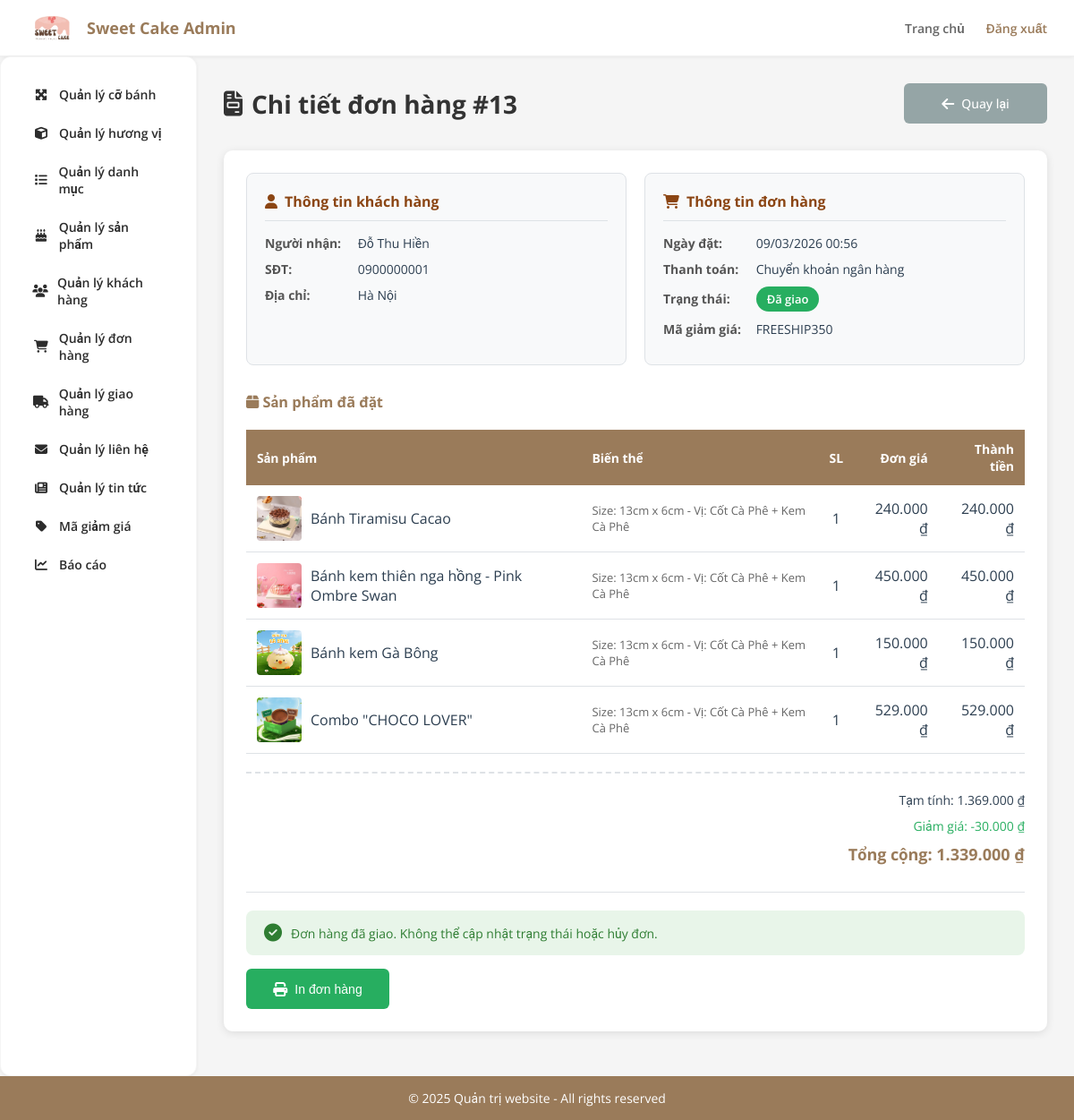
The app's page /admin/admin_dashboard.php?page=order_detail&id=13 (signed in) with its own data.
### tables this page shows
CREATE TABLE `orders` (
  `id` int(11) NOT NULL,
  `user_id` int(11) DEFAULT NULL,
  `full_name` varchar(255) NOT NULL,
  `phone` varchar(20) NOT NULL,
  `address` text NOT NULL,
  `note` text DEFAULT NULL,
  `total_amount` decimal(10,2) NOT NULL,
  `promo_code` varchar(50) DEFAULT NULL,
  `discount_amount` decimal(10,2) DEFAULT 0.00,
  `status` varchar(50) DEFAULT 'pending',
  `payment_method` varchar(50) NOT NULL,
  `created_at` timestamp NOT NULL DEFAULT current_timestamp()
);

CREATE TABLE `order_items` (
  `id` int(11) NOT NULL,
  `order_id` int(11) NOT NULL,
  `product_id` int(11) NOT NULL,
  `size` varchar(100) NOT NULL,
  `flavor` varchar(100) NOT NULL,
  `quantity` int(11) NOT NULL,
  `unit_price` decimal(10,2) NOT NULL
);

CREATE TABLE `products` (
  `id` int(11) NOT NULL,
  `name` varchar(200) NOT NULL,
  `slug` varchar(200) DEFAULT NULL,
  `price` decimal(12,0) NOT NULL,
  `image` varchar(255) NOT NULL,
  `description` text DEFAULT NULL,
  `short_description` varchar(500) DEFAULT NULL,
  `category_id` int(11) DEFAULT NULL,
  `is_featured` tinyint(1) DEFAULT 0,
  `is_active` tinyint(1) DEFAULT 1,
  `created_at` datetime DEFAULT current_timestamp(),
  `updated_at` datetime DEFAULT current_timestamp() ON UPDATE current_timestamp()
);

### admin/order_detail.php (the view, shortened to what this page needs)
<?php
require_once 'connect.php';
$orderId = isset($_GET['id']) ? (int)$_GET['id'] : 0;
$order = null;
$stmt = $conn->prepare("SELECT * FROM orders WHERE id = ? LIMIT 1");
$stmt->bind_param("i", $orderId);
$stmt->execute();
$result = $stmt->get_result();
if ($result && $row = $result->fetch_assoc()) {
    $order = $row;
}
$items = [];
$stmt = $conn->prepare("
    SELECT oi.*, p.name, p.image
    FROM order_items oi
    LEFT JOIN products p ON oi.product_id = p.id
    WHERE oi.order_id = ?
");
$stmt->bind_param("i", $orderId);
$stmt->execute();
$result = $stmt->get_result();
while ($row = $result->fetch_assoc()) {
    $items[] = $row;
}
function getStatusText($status) {
    $statuses = [
        'pending' => 'Chờ xử lý',
        'confirmed' => 'Đã xác nhận',
        'shipping' => 'Đang giao',
        'delivered' => 'Đã giao',
        'cancelled' => 'Đã hủy'
    ];
    return $statuses[$status] ?? $status;
}
function getStatusColor($status) {
    $colors = [
        'pending' => '#f39c12',
        'confirmed' => '#3498db',
        'shipping' => '#9b59b6',
        'delivered' => '#27ae60',
        'cancelled' => '#e74c3c'
    ];
    return $colors[$status] ?? '#95a5a6';
}
function getPaymentMethodText($method) {
    $methods = [
        'cod' => 'COD (Thanh toán khi nhận hàng)',
        'banking' => 'Chuyển khoản ngân hàng',
        'momo' => 'Ví MoMo'
    ];
    return $methods[$method] ?? $method;
}
$subtotal = $order['total_amount'] + ($order['discount_amount'] ?? 0);
?>
<div class="admin-content order-detail-admin">
    <div class="od-container">
        <div class="od-header">
            <h1>
                <i class="fas fa-file-invoice"></i>
                Chi tiết đơn hàng #<?php echo $order['id']; ?>
            </h1>
            <a href="admin_dashboard.php?page=orders" class="btn btn-secondary">
                <i class="fas fa-arrow-left"></i> Quay lại
            </a>
        </div>
        <div class="od-card">
            <div class="info-grid">
                <div class="info-box">
                    <h3><i class="fas fa-user"></i> Thông tin khách hàng</h3>
                    <div class="info-item">
                        <strong>Người nhận:</strong>
                        <span><?php echo htmlspecialchars($order['full_name']); ?></span>
                    </div>
                    <div class="info-item">
                        <strong>SĐT:</strong>
                        <span><?php echo htmlspecialchars($order['phone']); ?></span>
                    </div>
                    <div class="info-item">
                        <strong>Địa chỉ:</strong>
                        <span><?php echo nl2br(htmlspecialchars($order['address'])); ?></span>
                    </div>
                </div>
                <div class="info-box">
                    <h3><i class="fas fa-shopping-cart"></i> Thông tin đơn hàng</h3>
                    <div class="info-item">
                        <strong>Ngày đặt:</strong>
                        <span><?php echo date('d/m/Y H:i', strtotime($order['created_at'])); ?></span>
                    </div>
                    <div class="info-item">
                        <strong>Thanh toán:</strong>
                        <span><?php echo getPaymentMethodText($order['payment_method']); ?></span>
                    </div>
                    <div class="info-item">
                        <strong>Trạng thái:</strong>
                        <span class="status-badge" style="background: <?php echo getStatusColor($order['status']); ?>">
                            <?php echo getStatusText($order['status']); ?>
                        </span>
                    </div>
                    <?php if (!empty($order['promo_code'])): ?>
                    <div class="info-item">
                        <strong>Mã giảm giá:</strong>
                        <span><?php echo htmlspecialchars($order['promo_code']); ?></span>
                    </div>
                    <?php endif; ?>
                </div>
            </div>
            <h3 style="margin-bottom: 15px; color: #9a7b5a;">
                <i class="fas fa-box"></i> Sản phẩm đã đặt
            </h3>
            <div class="table-responsive">
                <table>
                    <thead>
                        <tr>
                            <th>Sản phẩm</th>
                            <th>Biến thể</th>
                            <th style="text-align: center">SL</th>
                            <th style="text-align: right">Đơn giá</th>
                            <th style="text-align: right">Thành tiền</th>
                        </tr>
                    </thead>
                    <tbody>
                        <?php foreach ($items as $item): ?>
                        <tr>
                            <td>
                                <div style="display: flex; align-items: center; gap: 10px;">
                                    <?php if (!empty($item['image'])): ?>
                                    <img src="../images/<?php echo htmlspecialchars($item['image']); ?>"
                                         alt=""
                                         class="product-img"
                                         onerror="this.style.display='none'">
                                    <?php endif; ?>
                                    <span><?php echo htmlspecialchars($item['name']); ?></span>
                                </div>
                            </td>
                            <td>
                                <?php if (!empty($item['size']) || !empty($item['flavor'])): ?>
                                    <span class="variant-info">
                                        <?php
                                        $variants = [];
                                        if (!empty($item['size'])) $variants[] = 'Size: ' . $item['size'];
                                        if (!empty($item['flavor'])) $variants[] = 'Vị: ' . $item['flavor'];
                                        echo implode(' - ', $variants);
                                        ?>
                                    </span>
                                <?php else: ?>
                                    <span class="variant-info">Mặc định</span>
                                <?php endif; ?>
                            </td>
                            <td style="text-align: center"><?php echo (int)$item['quantity']; ?></td>
                            <td style="text-align: right"><?php echo number_format($item['unit_price'], 0, ',', '.'); ?> ₫</td>
                            <td style="text-align: right"><?php echo number_format($item['unit_price'] * $item['quantity'], 0, ',', '.'); ?> ₫</td>
                        </tr>
                        <?php endforeach; ?>
                    </tbody>
                </table>
            </div>
            <div class="summary">
                <?php if ($order['discount_amount'] > 0): ?>
                <div class="summary-row">
                    Tạm tính: <?php echo number_format($subtotal, 0, ',', '.'); ?> ₫
                </div>
                <div class="summary-row" style="color: #27ae60;">
                    Giảm giá: -<?php echo number_format($order['discount_amount'], 0, ',', '.'); ?> ₫
                </div>
                <?php endif; ?>
                <div class="summary-row total">
                    Tổng cộng: <?php echo number_format($order['total_amount'], 0, ',', '.'); ?> ₫
                </div>
            </div>
            <?php if ($order['status'] === 'cancelled'): ?>
            <div class="cancelled-message">
                <i class="fas fa-exclamation-triangle"></i>
                Đơn hàng này đã bị hủy. Không thể thực hiện thao tác nào khác.
            </div>
            <?php elseif ($order['status'] === 'delivered'): ?>
            <div class="actions-container">
                <div class="delivered-message" style="padding: 15px 20px; background: #e8f5e9; color: #2e7d32; border-radius: 8px; margin-bottom: 15px; display: flex; align-items: center; gap: 10px;">
                    <i class="fas fa-check-circle" style="font-size: 20px;"></i>
                    <span>Đơn hàng đã giao. Không thể cập nhật trạng thái hoặc hủy đơn.</span>
                </div>
                <div class="button-group">
                    <button type="button" class="btn btn-warning" onclick="window.print()">
                        <i class="fas fa-print"></i> In đơn hàng
                    </button>
                </div>
            </div>
            <?php endif; ?>
        </div>
    </div>
</div>

### admin/admin_style.css (style rules this page uses)
* { margin: 0; padding: 0; box-sizing: border-box; }
body { font-family: 'Open Sans', 'Roboto', sans-serif; background: #f5f5f5; color: #2c3e50; font-size: 14px; }
.admin-content { max-width: 1400px; margin: 0 auto; padding: 0; min-height: 280px; }

### admin/admin_dashboard.php (style rules this page uses)
* { margin: 0; padding: 0; box-sizing: border-box; }
html { font-family: 'Open Sans', sans-serif; background: #f5f5f5; color: #2c3e50; overflow-x: hidden; }
body { display: flex; flex-direction: column; min-height: 100vh; }

### admin/order_detail.php (style rules this page uses)
.order-detail-admin .od-container { max-width: 1200px; margin: 0 auto; }
.order-detail-admin .od-header { display: flex; justify-content: space-between; align-items: center; margin-bottom: 30px; flex-wrap: wrap; gap: 15px; }
.order-detail-admin .od-header h1 { font-size: 28px; color: #333; display: flex; align-items: center; gap: 10px; }
.order-detail-admin .btn { display: inline-flex; align-items: center; justify-content: center; gap: 8px; padding: 12px 24px; border-radius: 6px; text-decoration: none; font-weight: 500; font-size: 14px; transition: all 0.3s ease; border: none; cursor: pointer; min-width: 160px; height: 45px; white-space: nowrap; }
.order-detail-admin .btn i { font-size: 16px; }
.order-detail-admin .btn-secondary { background: #95a5a6; color: white; }
.order-detail-admin .btn-warning { background: #27ae60; color: white; }
.order-detail-admin .od-card { background: white; border-radius: 10px; box-shadow: 0 2px 10px rgba(0,0,0,0.1); padding: 25px; margin-bottom: 20px; }
.order-detail-admin .info-grid { display: grid; grid-template-columns: repeat(auto-fit, minmax(300px, 1fr)); gap: 20px; margin-bottom: 30px; }
.order-detail-admin .info-box { background: #f8f9fa; border-radius: 8px; padding: 20px; border: 1px solid #dee2e6; }
.order-detail-admin .info-box h3 { margin-bottom: 15px; color: #8B4513; font-size: 16px; display: flex; align-items: center; gap: 8px; padding-bottom: 10px; border-bottom: 1px solid #dee2e6; }
.order-detail-admin .info-item { margin-bottom: 10px; }
.order-detail-admin .info-item strong { display: inline-block; min-width: 100px; color: #555; }
.order-detail-admin .status-badge { display: inline-block; padding: 5px 12px; border-radius: 20px; font-size: 13px; font-weight: 600; color: white; }
.order-detail-admin .table-responsive { overflow-x: auto; margin: 20px 0; }
.order-detail-admin table { width: 100%; border-collapse: collapse; }
.order-detail-admin th { background: #9a7b5a; color: white; padding: 12px; text-align: left; font-size: 14px; }
.order-detail-admin td { padding: 12px; border-bottom: 1px solid #dee2e6; }
.order-detail-admin .product-img { width: 50px; height: 50px; object-fit: cover; border-radius: 4px; }
.order-detail-admin .summary { text-align: right; margin-top: 20px; padding-top: 20px; border-top: 2px dashed #dee2e6; }
.order-detail-admin .summary-row { margin-bottom: 10px; }
.order-detail-admin .summary-row.total { font-size: 18px; font-weight: bold; color: #9a7b5a; }
.order-detail-admin .actions-container { margin-top: 30px; padding-top: 20px; border-top: 1px solid #dee2e6; }
.order-detail-admin .button-group { display: flex; gap: 15px; flex-wrap: wrap; align-items: center; }
.order-detail-admin .variant-info { color: #666; font-size: 13px; }

### records on screen
orders: id "13", full_name "Đỗ Thu Hiền", phone "0900000001", address "Hà Nội", created_at "09/03/2026 00:56", payment_method "Chuyển khoản ngân hàng", status "Đã giao", promo_code "FREESHIP350", subtotal "1.369.000", discount_amount "30.000", total_amount "1.339.000"
order_items: product.image (picture), product.name "Bánh Tiramisu Cacao", variants "Size: 13cm x 6cm - Vị: Cốt Cà Phê + Kem Cà Phê", quantity "1", unit_price "240.000", $item['unit_price'] * $item['quantity'] "240.000"
order_items: product.image (picture), product.name "Bánh kem thiên nga hồng - Pink Ombre Swan", variants "Size: 13cm x 6cm - Vị: Cốt Cà Phê + Kem Cà Phê", quantity "1", unit_price "450.000", $item['unit_price'] * $item['quantity'] "450.000"
order_items: product.image (picture), product.name "Bánh kem Gà Bông", variants "Size: 13cm x 6cm - Vị: Cốt Cà Phê + Kem Cà Phê", quantity "1", unit_price "150.000", $item['unit_price'] * $item['quantity'] "150.000"
order_items: product.image (picture), product.name "Combo \"CHOCO LOVER\"", variants "Size: 13cm x 6cm - Vị: Cốt Cà Phê + Kem Cà Phê", quantity "1", unit_price "529.000", $item['unit_price'] * $item['quantity'] "529.000"
